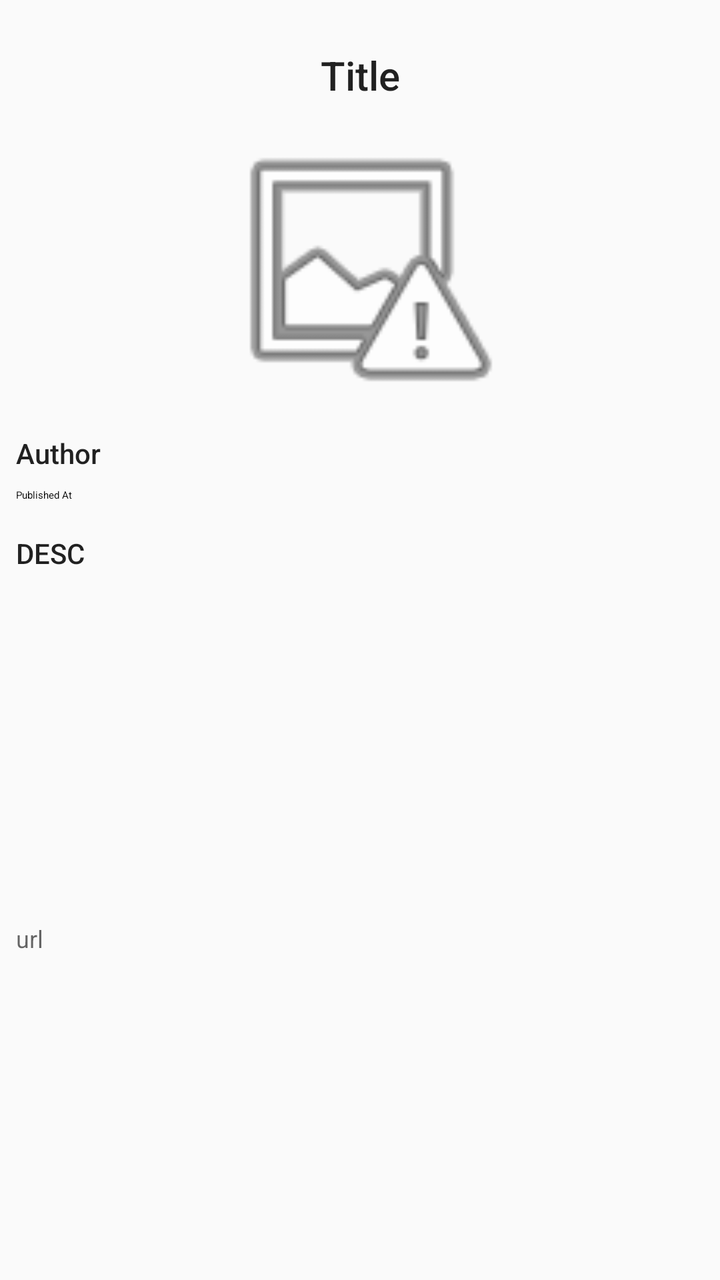
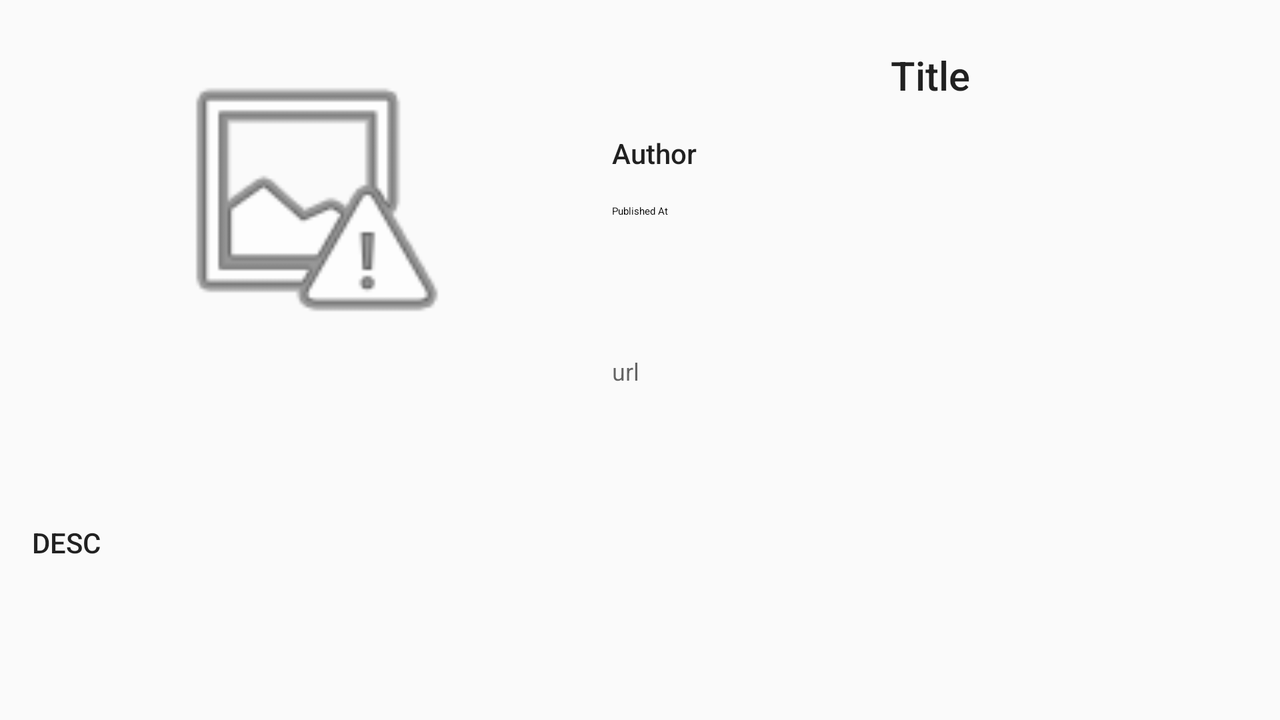

Two renders of one Android screen. The first uses the default layout on a phone; the second uses the alternative layout the repository ships for a different screen configuration, on a matching device. The two XML files are below.
<!-- AndroidManifest.xml: application theme AppTheme -->
<!-- res/layout/activity_detail.xml -->
<?xml version="1.0" encoding="utf-8"?>
<android.support.constraint.ConstraintLayout xmlns:android="http://schemas.android.com/apk/res/android"
    xmlns:app="http://schemas.android.com/apk/res-auto"
    xmlns:tools="http://schemas.android.com/tools"
    android:layout_width="match_parent"
    android:layout_height="match_parent">

    <TextView
        android:id="@+id/newsTitle"
        android:layout_width="wrap_content"
        android:layout_height="wrap_content"
        android:layout_marginEnd="8dp"
        android:layout_marginStart="8dp"
        android:layout_marginTop="24dp"
        android:gravity="center"
        android:text="Title"
        android:textAppearance="@style/TextAppearance.AppCompat.Title"
        app:layout_constraintEnd_toEndOf="parent"
        app:layout_constraintStart_toStartOf="parent"
        app:layout_constraintTop_toTopOf="parent" />

    <TextView
        android:id="@+id/newsAuthor"
        android:layout_width="0dp"
        android:layout_height="wrap_content"
        android:layout_marginEnd="8dp"
        android:layout_marginStart="8dp"
        android:layout_marginTop="8dp"
        android:text="Author"
        android:textAppearance="@style/TextAppearance.AppCompat.Body2"
        app:layout_constraintEnd_toEndOf="parent"
        app:layout_constraintHorizontal_bias="0.132"
        app:layout_constraintStart_toStartOf="parent"
        app:layout_constraintTop_toBottomOf="@+id/imageViewDetail" />

    <TextView
        android:id="@+id/newsPublishedAt"
        android:layout_width="0dp"
        android:layout_height="wrap_content"
        android:layout_marginEnd="8dp"
        android:layout_marginTop="8dp"
        android:text="Published At"
        android:textAppearance="@style/TextAppearance.StatusBar.EventContent.Time"
        app:layout_constraintEnd_toEndOf="parent"
        app:layout_constraintHorizontal_bias="0.0"
        app:layout_constraintStart_toStartOf="@+id/newsAuthor"
        app:layout_constraintTop_toBottomOf="@+id/newsAuthor" />

    <TextView
        android:id="@+id/newsDesc"
        android:layout_width="0dp"
        android:layout_height="wrap_content"
        android:layout_marginEnd="8dp"
        android:layout_marginTop="16dp"
        android:text="DESC"
        android:textAppearance="@style/TextAppearance.AppCompat.Body2"
        app:layout_constraintEnd_toEndOf="parent"
        app:layout_constraintStart_toStartOf="@+id/newsPublishedAt"
        app:layout_constraintTop_toBottomOf="@+id/newsPublishedAt" />

    <TextView
        android:id="@+id/newsUrl"
        android:layout_width="0dp"
        android:layout_height="wrap_content"
        android:layout_marginBottom="4dp"
        android:layout_marginEnd="8dp"
        android:layout_marginTop="16dp"
        android:text="url"
        android:textAppearance="@style/TextAppearance.AppCompat.Caption"
        app:layout_constraintBottom_toBottomOf="parent"
        app:layout_constraintEnd_toEndOf="parent"
        app:layout_constraintHorizontal_bias="0.0"
        app:layout_constraintStart_toStartOf="@+id/newsDesc"
        app:layout_constraintTop_toBottomOf="@+id/newsDesc" />

    <ImageView
        android:id="@+id/imageViewDetail"
        android:layout_width="fill_parent"
        android:layout_height="150dp"
        android:layout_marginEnd="8dp"
        android:layout_marginStart="8dp"
        android:layout_marginTop="8dp"
        app:layout_constraintEnd_toEndOf="parent"
        app:layout_constraintStart_toStartOf="parent"
        app:layout_constraintTop_toBottomOf="@+id/newsTitle"
        app:srcCompat="@android:drawable/ic_menu_report_image" />

</android.support.constraint.ConstraintLayout>
<!-- resources referenced by this layout -->
<resources>
  <style name="AppTheme" parent="Theme.AppCompat.Light.DarkActionBar">
          
          <item name="colorPrimary">@color/colorPrimary</item>
          <item name="colorPrimaryDark">@color/colorPrimaryDark</item>
          <item name="colorAccent">@color/colorAccent</item>
  
          <item name="preferenceTheme">@style/PreferenceThemeOverlay</item>
  
      </style>
</resources>
<!-- res/layout-land/activity_detail.xml (the repository's variant of the layout above) -->
<!-- drawn on the phone turned sideways -->
<?xml version="1.0" encoding="utf-8"?>
<android.support.constraint.ConstraintLayout xmlns:android="http://schemas.android.com/apk/res/android"
    xmlns:app="http://schemas.android.com/apk/res-auto"
    xmlns:tools="http://schemas.android.com/tools"
    android:layout_width="match_parent"
    android:layout_height="match_parent">

    <TextView
        android:id="@+id/newsTitle"
        android:layout_width="0dp"
        android:layout_height="wrap_content"
        android:layout_marginEnd="16dp"
        android:layout_marginStart="16dp"
        android:layout_marginTop="24dp"
        android:gravity="center"
        android:text="Title"
        android:textAppearance="@style/TextAppearance.AppCompat.Title"
        app:layout_constraintEnd_toEndOf="parent"
        app:layout_constraintHorizontal_bias="0.651"
        app:layout_constraintStart_toEndOf="@+id/imageViewDetail"
        app:layout_constraintTop_toTopOf="parent" />

    <TextView
        android:id="@+id/newsAuthor"
        android:layout_width="0dp"
        android:layout_height="wrap_content"
        android:layout_marginEnd="16dp"
        android:layout_marginStart="16dp"
        android:layout_marginTop="16dp"
        android:text="Author"
        android:textAppearance="@style/TextAppearance.AppCompat.Body2"
        app:layout_constraintEnd_toEndOf="parent"
        app:layout_constraintHorizontal_bias="0.484"
        app:layout_constraintStart_toEndOf="@+id/imageViewDetail"
        app:layout_constraintTop_toBottomOf="@+id/newsTitle" />

    <TextView
        android:id="@+id/newsPublishedAt"
        android:layout_width="0dp"
        android:layout_height="wrap_content"
        android:layout_marginEnd="16dp"
        android:layout_marginTop="16dp"
        android:text="Published At"
        android:textAppearance="@style/TextAppearance.StatusBar.EventContent.Time"
        app:layout_constraintEnd_toEndOf="parent"
        app:layout_constraintHorizontal_bias="0.0"
        app:layout_constraintStart_toStartOf="@+id/newsAuthor"
        app:layout_constraintTop_toBottomOf="@+id/newsAuthor" />

    <TextView
        android:id="@+id/newsDesc"
        android:layout_width="0dp"
        android:layout_height="wrap_content"
        android:layout_marginBottom="8dp"
        android:layout_marginEnd="16dp"
        android:layout_marginStart="16dp"
        android:layout_marginTop="16dp"
        android:text="DESC"
        android:textAppearance="@style/TextAppearance.AppCompat.Body2"
        app:layout_constraintBottom_toBottomOf="parent"
        app:layout_constraintEnd_toEndOf="parent"
        app:layout_constraintStart_toStartOf="parent"
        app:layout_constraintTop_toBottomOf="@+id/imageViewDetail" />

    <TextView
        android:id="@+id/newsUrl"
        android:layout_width="0dp"
        android:layout_height="wrap_content"
        android:layout_marginBottom="16dp"
        android:layout_marginEnd="16dp"
        android:layout_marginTop="16dp"
        android:text="url"
        android:textAppearance="@style/TextAppearance.AppCompat.Caption"
        app:layout_constraintBottom_toTopOf="@+id/newsDesc"
        app:layout_constraintEnd_toEndOf="parent"
        app:layout_constraintStart_toStartOf="@+id/newsPublishedAt"
        app:layout_constraintTop_toBottomOf="@+id/newsPublishedAt" />

    <ImageView
        android:id="@+id/imageViewDetail"
        android:layout_width="fill_parent"
        android:layout_height="150dp"
        android:layout_marginEnd="350dp"
        android:layout_marginStart="16dp"
        android:layout_marginTop="24dp"
        app:layout_constraintEnd_toEndOf="parent"
        app:layout_constraintHorizontal_bias="0.0"
        app:layout_constraintStart_toStartOf="parent"
        app:layout_constraintTop_toTopOf="parent"
        app:srcCompat="@android:drawable/ic_menu_report_image" />

</android.support.constraint.ConstraintLayout>
